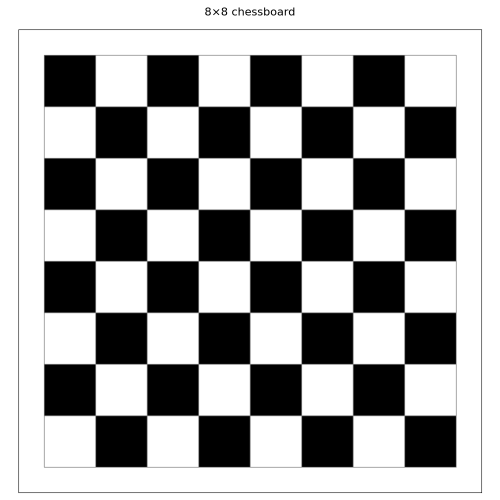
//> input picture data/input/chessboard.png, 1000 x 1000 px (shown at 1/2 size)
$ ./perspective   (built with g++ and OpenCV 4)
//> lines starting //> are read from the running program, lines starting //| are printed output that depends on the picture
#include <opencv2/opencv.hpp>
#include <vector>

std::vector<cv::Point2f> srcPoints;
cv::Mat image, imageCopy;

void onMouse(int event, int x, int y, int flags, void* param) {
    if (event == cv::EVENT_LBUTTONDOWN && srcPoints.size() < 4) {
        srcPoints.push_back(cv::Point2f(x, y));
        cv::circle(imageCopy, cv::Point(x, y), 5, cv::Scalar(0, 0, 255), 2);
        cv::imshow("选择四个点 (ESC取消)", imageCopy);
    }
}

int main() {
    image = cv::imread("data/input/chessboard.png");
//> image is the input picture: 1000 rows x 1000 cols, CV_8UC3; min 0, max 255, mean 166.9
    imageCopy = image.clone();

    cv::namedWindow("选择四个点 (ESC取消)");
    cv::setMouseCallback("选择四个点 (ESC取消)", onMouse);

    while (srcPoints.size() < 4) {
        cv::imshow("选择四个点 (ESC取消)", imageCopy);
        if (cv::waitKey(20) == 27) return 0;
    }
//> this loop made 1 pass; the left mouse button is pressed and released at (250, 250)

    // 2:1长方形目标区域
    int width = 400;
    int height = 200;

    std::vector<cv::Point2f> dstPoints = {
        cv::Point2f(0, 0),
        cv::Point2f(width-1, 0),
        cv::Point2f(0, height-1),
        cv::Point2f(width-1, height-1)
    };

    // 透视变换
    cv::Mat M = cv::getPerspectiveTransform(srcPoints, dstPoints);
    cv::Mat perspective;
    cv::warpPerspective(image, perspective, M, cv::Size(width, height));
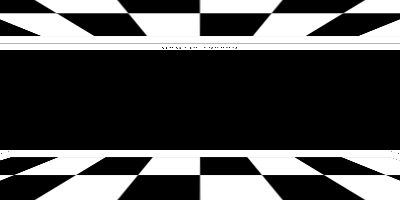
//> perspective: 200 rows x 400 cols, CV_8UC3; min 0, max 255, mean 76.7

    cv::imwrite("data/output/perspective_result.jpg", perspective);
    cv::imshow("透视变换结果 (2:1长方形)", perspective);
    cv::waitKey(0);

    // 逆变换
    cv::Mat inverseM = M.inv();
    cv::Mat inverse;
    cv::warpPerspective(perspective, inverse, inverseM, image.size());
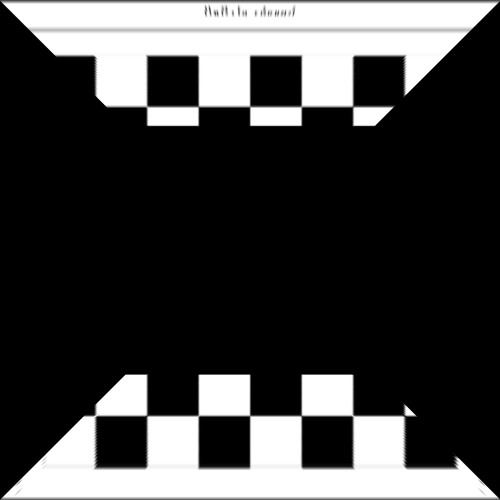
//> inverse: 1000 rows x 1000 cols, CV_8UC3 (shown at 1/2 size); min 0, max 255, mean 66.3

    cv::imwrite("data/output/inverse_result.jpg", inverse);
    cv::imshow("逆变换结果", inverse);
    cv::waitKey(0);

    // 对比
    cv::Mat combined;
    cv::hconcat(image, inverse, combined);
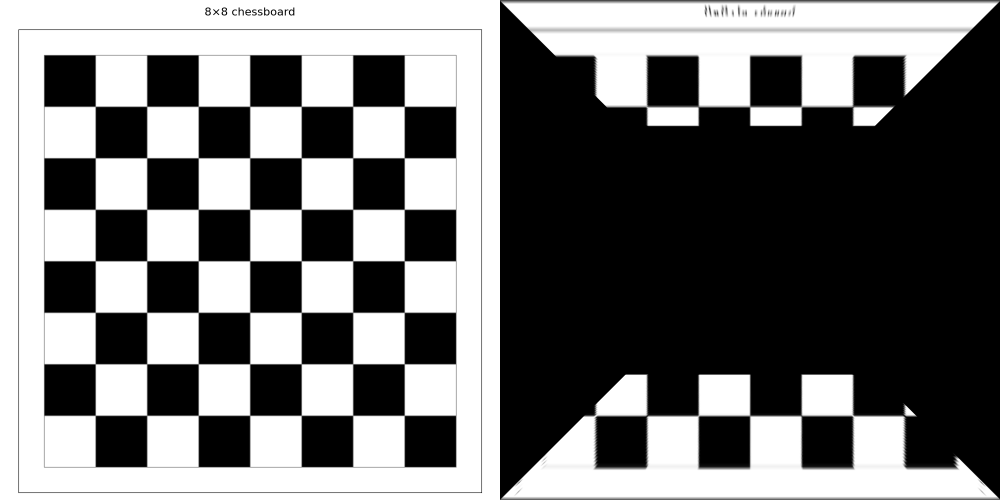
//> combined: 1000 rows x 2000 cols, CV_8UC3 (shown at 1/2 size); min 0, max 255, mean 116.6
    cv::imshow("对比: 原图(左) 逆变换结果(右)", combined);
    cv::waitKey(0);

    return 0;
}

$ run again, with data/input/trellis_diag.png copied over data/input/chessboard.png
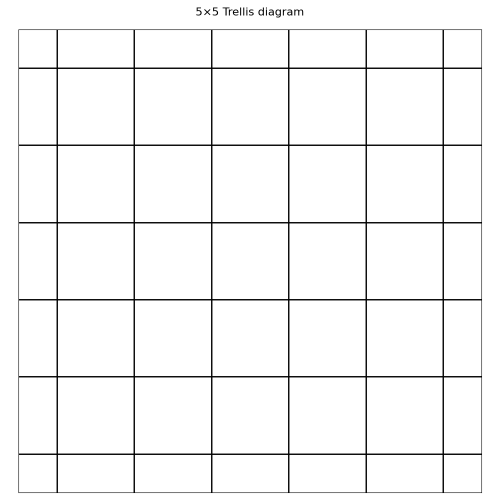
//> input picture data/input/trellis_diag.png, 1000 x 1000 px (shown at 1/2 size)
//> image is the input picture: 1000 rows x 1000 cols, CV_8UC3; min 0, max 255, mean 245.9
//> the loop `while (srcPoints.size() < 4)` made 1 pass; the left mouse button is pressed and released at (250, 250)
//> `cv::warpPerspective(perspective, inverse, inverseM, image.size());`:
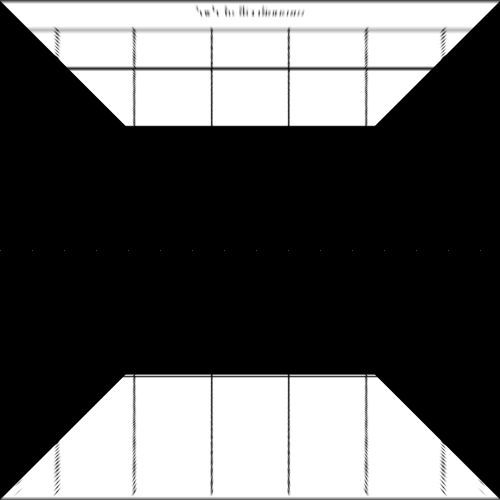
//> inverse: 1000 rows x 1000 cols, CV_8UC3 (shown at 1/2 size); min 0, max 255, mean 91.5
//> `cv::hconcat(image, inverse, combined);`:
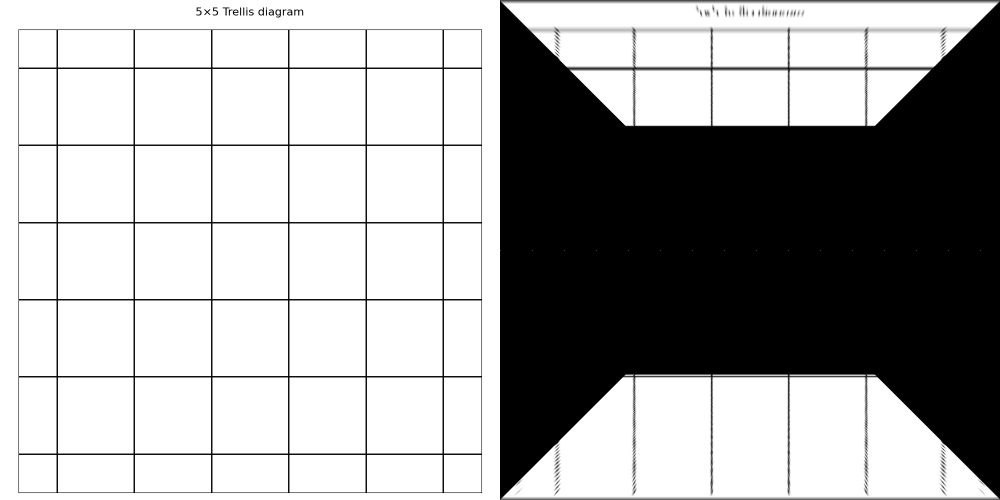
//> combined: 1000 rows x 2000 cols, CV_8UC3 (shown at 1/2 size); min 0, max 255, mean 168.7
